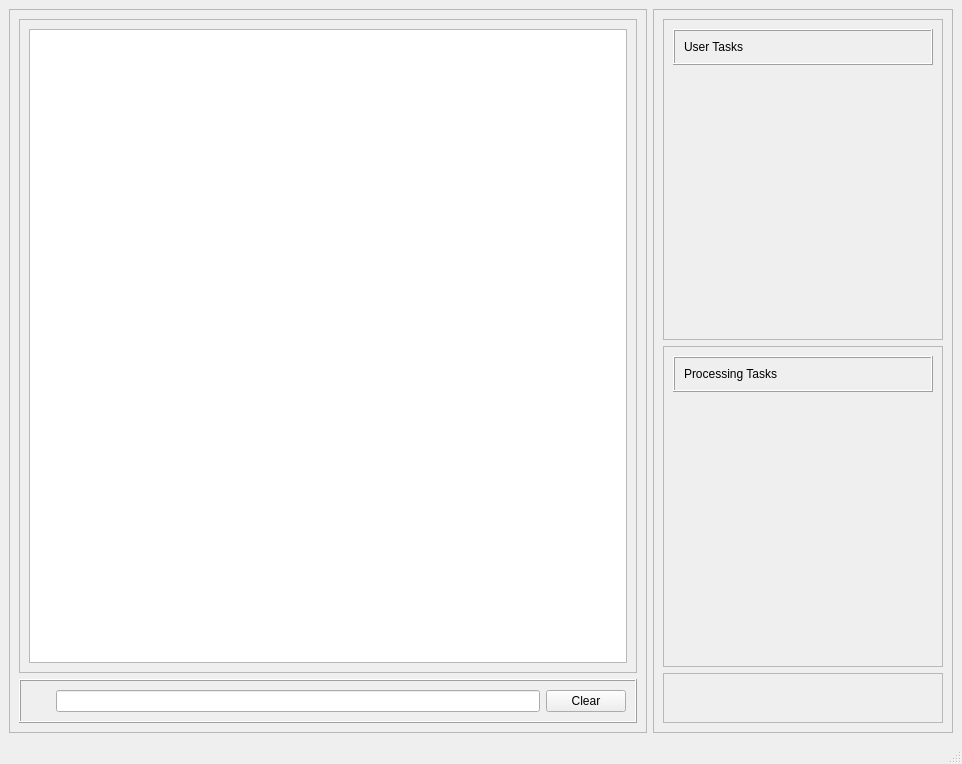
<?xml version="1.0" encoding="UTF-8"?>
<ui version="4.0">
 <class>CloudTreeMainWindow</class>
 <widget class="QMainWindow" name="CloudTreeMainWindow">
  <property name="geometry">
   <rect>
    <x>0</x>
    <y>0</y>
    <width>962</width>
    <height>764</height>
   </rect>
  </property>
  <property name="windowTitle">
   <string>MainWindow</string>
  </property>
  <widget class="QWidget" name="centralwidget">
   <layout class="QHBoxLayout" name="horizontalLayout">
    <item>
     <widget class="QFrame" name="catalog_data_frame">
      <property name="frameShape">
       <enum>QFrame::StyledPanel</enum>
      </property>
      <property name="frameShadow">
       <enum>QFrame::Raised</enum>
      </property>
      <layout class="QGridLayout" name="gridLayout_3">
       <item row="0" column="0">
        <widget class="QFrame" name="catalog_table_frame">
         <property name="sizePolicy">
          <sizepolicy hsizetype="Preferred" vsizetype="Minimum">
           <horstretch>0</horstretch>
           <verstretch>0</verstretch>
          </sizepolicy>
         </property>
         <property name="frameShape">
          <enum>QFrame::StyledPanel</enum>
         </property>
         <property name="frameShadow">
          <enum>QFrame::Raised</enum>
         </property>
         <layout class="QVBoxLayout" name="verticalLayout">
          <item>
           <widget class="QTableView" name="catalog_table_view"/>
          </item>
         </layout>
        </widget>
       </item>
       <item row="1" column="0">
        <widget class="QFrame" name="search_frame">
         <property name="sizePolicy">
          <sizepolicy hsizetype="Preferred" vsizetype="Maximum">
           <horstretch>0</horstretch>
           <verstretch>0</verstretch>
          </sizepolicy>
         </property>
         <property name="minimumSize">
          <size>
           <width>0</width>
           <height>0</height>
          </size>
         </property>
         <property name="maximumSize">
          <size>
           <width>16777215</width>
           <height>16777215</height>
          </size>
         </property>
         <property name="frameShape">
          <enum>QFrame::Box</enum>
         </property>
         <property name="frameShadow">
          <enum>QFrame::Raised</enum>
         </property>
         <layout class="QHBoxLayout" name="horizontalLayout_2">
          <item>
           <widget class="QLabel" name="label_8">
            <property name="minimumSize">
             <size>
              <width>20</width>
              <height>20</height>
             </size>
            </property>
            <property name="maximumSize">
             <size>
              <width>20</width>
              <height>20</height>
             </size>
            </property>
            <property name="text">
             <string/>
            </property>
            <property name="pixmap">
             <pixmap resource="assets.qrc">:/status_ind/assets/search_icon.png</pixmap>
            </property>
            <property name="scaledContents">
             <bool>true</bool>
            </property>
           </widget>
          </item>
          <item>
           <widget class="QLineEdit" name="search_box"/>
          </item>
          <item>
           <widget class="QPushButton" name="pushButton_3">
            <property name="text">
             <string>Clear</string>
            </property>
            <property name="icon">
             <iconset resource="assets.qrc">
              <normaloff>:/status_ind/assets/clear_icon.png</normaloff>:/status_ind/assets/clear_icon.png</iconset>
            </property>
           </widget>
          </item>
         </layout>
        </widget>
       </item>
      </layout>
     </widget>
    </item>
    <item>
     <widget class="QFrame" name="sidebar_frame">
      <property name="minimumSize">
       <size>
        <width>300</width>
        <height>0</height>
       </size>
      </property>
      <property name="maximumSize">
       <size>
        <width>300</width>
        <height>16777215</height>
       </size>
      </property>
      <property name="frameShape">
       <enum>QFrame::StyledPanel</enum>
      </property>
      <property name="frameShadow">
       <enum>QFrame::Raised</enum>
      </property>
      <layout class="QVBoxLayout" name="verticalLayout_4">
       <item>
        <widget class="QFrame" name="user_task_frame">
         <property name="frameShape">
          <enum>QFrame::StyledPanel</enum>
         </property>
         <property name="frameShadow">
          <enum>QFrame::Raised</enum>
         </property>
         <layout class="QGridLayout" name="gridLayout_2">
          <item row="0" column="0">
           <widget class="QFrame" name="frame_2">
            <property name="sizePolicy">
             <sizepolicy hsizetype="Preferred" vsizetype="Preferred">
              <horstretch>0</horstretch>
              <verstretch>0</verstretch>
             </sizepolicy>
            </property>
            <property name="frameShape">
             <enum>QFrame::Box</enum>
            </property>
            <property name="frameShadow">
             <enum>QFrame::Raised</enum>
            </property>
            <layout class="QVBoxLayout" name="verticalLayout_2">
             <item>
              <widget class="QLabel" name="label">
               <property name="sizePolicy">
                <sizepolicy hsizetype="Preferred" vsizetype="Preferred">
                 <horstretch>0</horstretch>
                 <verstretch>0</verstretch>
                </sizepolicy>
               </property>
               <property name="text">
                <string>User Tasks</string>
               </property>
              </widget>
             </item>
            </layout>
           </widget>
          </item>
          <item row="1" column="0">
           <spacer name="verticalSpacer_2">
            <property name="orientation">
             <enum>Qt::Vertical</enum>
            </property>
            <property name="sizeHint" stdset="0">
             <size>
              <width>20</width>
              <height>215</height>
             </size>
            </property>
           </spacer>
          </item>
         </layout>
        </widget>
       </item>
       <item>
        <widget class="QFrame" name="processing_task_frame">
         <property name="frameShape">
          <enum>QFrame::StyledPanel</enum>
         </property>
         <property name="frameShadow">
          <enum>QFrame::Raised</enum>
         </property>
         <layout class="QGridLayout" name="gridLayout">
          <item row="0" column="0">
           <widget class="QFrame" name="frame_3">
            <property name="frameShape">
             <enum>QFrame::Box</enum>
            </property>
            <property name="frameShadow">
             <enum>QFrame::Raised</enum>
            </property>
            <layout class="QVBoxLayout" name="verticalLayout_3">
             <item>
              <widget class="QLabel" name="label_2">
               <property name="text">
                <string>Processing Tasks</string>
               </property>
              </widget>
             </item>
            </layout>
           </widget>
          </item>
          <item row="1" column="0">
           <spacer name="verticalSpacer">
            <property name="orientation">
             <enum>Qt::Vertical</enum>
            </property>
            <property name="sizeHint" stdset="0">
             <size>
              <width>20</width>
              <height>249</height>
             </size>
            </property>
           </spacer>
          </item>
         </layout>
        </widget>
       </item>
       <item>
        <widget class="QFrame" name="activity_frame">
         <property name="sizePolicy">
          <sizepolicy hsizetype="Preferred" vsizetype="Preferred">
           <horstretch>0</horstretch>
           <verstretch>0</verstretch>
          </sizepolicy>
         </property>
         <property name="minimumSize">
          <size>
           <width>0</width>
           <height>50</height>
          </size>
         </property>
         <property name="maximumSize">
          <size>
           <width>16777215</width>
           <height>50</height>
          </size>
         </property>
         <property name="frameShape">
          <enum>QFrame::StyledPanel</enum>
         </property>
         <property name="frameShadow">
          <enum>QFrame::Raised</enum>
         </property>
         <layout class="QHBoxLayout" name="horizontalLayout_3">
          <item>
           <widget class="QLabel" name="catalog_scanner_activity_icon">
            <property name="text">
             <string/>
            </property>
            <property name="pixmap">
             <pixmap resource="assets.qrc">:/status_ind/assets/compiled/catalog_scanner_icon.png</pixmap>
            </property>
           </widget>
          </item>
          <item>
           <widget class="QLabel" name="disk_scanner_activity_icon">
            <property name="text">
             <string/>
            </property>
            <property name="pixmap">
             <pixmap resource="assets.qrc">:/status_ind/assets/compiled/disk_scanner_icon.png</pixmap>
            </property>
           </widget>
          </item>
          <item>
           <widget class="QLabel" name="build_graph_gen_activity_icon">
            <property name="text">
             <string/>
            </property>
            <property name="pixmap">
             <pixmap resource="assets.qrc">:/status_ind/assets/compiled/build_graph_generator_icon.png</pixmap>
            </property>
           </widget>
          </item>
          <item>
           <widget class="QLabel" name="worker_0_activity_icon">
            <property name="text">
             <string/>
            </property>
            <property name="pixmap">
             <pixmap resource="assets.qrc">:/status_ind/assets/compiled/worker_icon.png</pixmap>
            </property>
           </widget>
          </item>
          <item>
           <widget class="QLabel" name="worker_1_activity_icon">
            <property name="text">
             <string/>
            </property>
            <property name="pixmap">
             <pixmap resource="assets.qrc">:/status_ind/assets/compiled/worker_icon.png</pixmap>
            </property>
           </widget>
          </item>
          <item>
           <widget class="QLabel" name="worker_2_activity_icon">
            <property name="text">
             <string/>
            </property>
            <property name="pixmap">
             <pixmap resource="assets.qrc">:/status_ind/assets/compiled/worker_icon.png</pixmap>
            </property>
           </widget>
          </item>
         </layout>
        </widget>
       </item>
      </layout>
     </widget>
    </item>
   </layout>
  </widget>
  <widget class="QMenuBar" name="menubar">
   <property name="geometry">
    <rect>
     <x>0</x>
     <y>0</y>
     <width>962</width>
     <height>21</height>
    </rect>
   </property>
  </widget>
  <widget class="QStatusBar" name="statusbar"/>
 </widget>
 <resources>
  <include location="assets.qrc"/>
 </resources>
 <connections/>
</ui>
